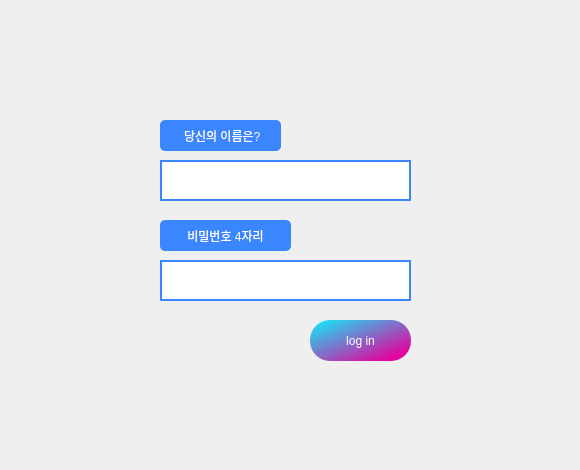
<?xml version="1.0" encoding="UTF-8"?>
<ui version="4.0">
 <class>Login</class>
 <widget class="QWidget" name="Login">
  <property name="geometry">
   <rect>
    <x>0</x>
    <y>0</y>
    <width>580</width>
    <height>470</height>
   </rect>
  </property>
  <property name="windowTitle">
   <string>Form</string>
  </property>
  <widget class="QPushButton" name="Btn_Login">
   <property name="geometry">
    <rect>
     <x>310</x>
     <y>320</y>
     <width>101</width>
     <height>41</height>
    </rect>
   </property>
   <property name="styleSheet">
    <string notr="true">color: white;
	background-color: qlineargradient(spread:pad, x1:0, y1:0, x2:0.857143, y2:0.857955, stop:0 rgba(10, 242, 251, 255), stop:1 rgba(224, 6, 159, 255));
	border-radius: 20px;</string>
   </property>
   <property name="text">
    <string>log in</string>
   </property>
  </widget>
  <widget class="QTextEdit" name="Txt_Name">
   <property name="geometry">
    <rect>
     <x>160</x>
     <y>160</y>
     <width>251</width>
     <height>41</height>
    </rect>
   </property>
   <property name="styleSheet">
    <string notr="true">
	color: rgb(58, 134, 255);
	background-color: white;
	border: 2px solid rgb(58, 134, 255);</string>
   </property>
  </widget>
  <widget class="QLabel" name="Label_Name">
   <property name="geometry">
    <rect>
     <x>160</x>
     <y>120</y>
     <width>121</width>
     <height>31</height>
    </rect>
   </property>
   <property name="styleSheet">
    <string notr="true">
	color: white;
	background-color: rgb(58, 134, 255);
	border-radius: 5px;
</string>
   </property>
   <property name="text">
    <string> 당신의 이름은?</string>
   </property>
   <property name="alignment">
    <set>Qt::AlignCenter</set>
   </property>
  </widget>
  <widget class="QTextEdit" name="Txt_Pw">
   <property name="geometry">
    <rect>
     <x>160</x>
     <y>260</y>
     <width>251</width>
     <height>41</height>
    </rect>
   </property>
   <property name="styleSheet">
    <string notr="true">
	color: rgb(58, 134, 255);
	background-color: white;
	border: 2px solid rgb(58, 134, 255);</string>
   </property>
  </widget>
  <widget class="QLabel" name="Label_Pw">
   <property name="geometry">
    <rect>
     <x>160</x>
     <y>220</y>
     <width>131</width>
     <height>31</height>
    </rect>
   </property>
   <property name="styleSheet">
    <string notr="true">
	color: white;
	background-color: rgb(58, 134, 255);
	border-radius: 5px;
</string>
   </property>
   <property name="text">
    <string>비밀번호 4자리</string>
   </property>
   <property name="alignment">
    <set>Qt::AlignCenter</set>
   </property>
  </widget>
 </widget>
 <resources/>
 <connections/>
</ui>
